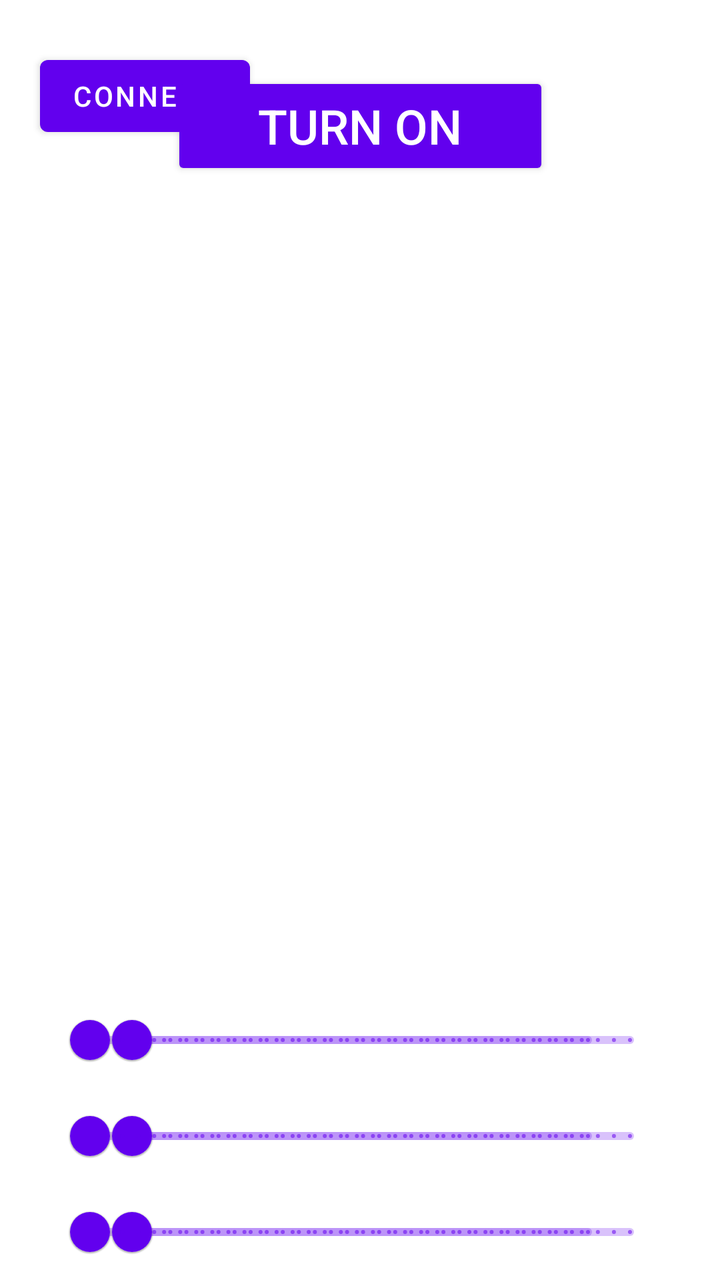
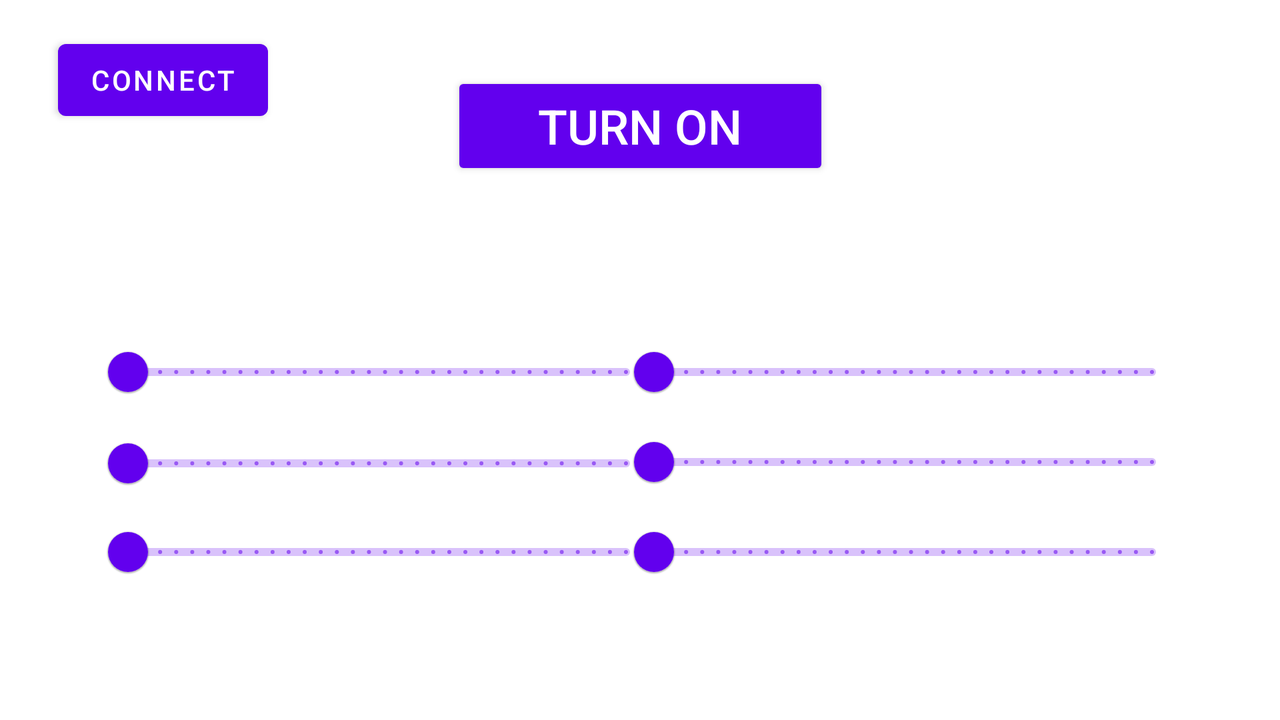

First picture: res/layout/ on a phone held upright. Second picture: the repository's own variant of that layout, on a device whose configuration matches the variant's folder. Source for both follows.
<!-- AndroidManifest.xml: application theme Theme.ArmController -->
<!-- res/layout/activity_main.xml -->
<?xml version="1.0" encoding="utf-8"?>
<androidx.constraintlayout.widget.ConstraintLayout xmlns:android="http://schemas.android.com/apk/res/android"
    xmlns:app="http://schemas.android.com/apk/res-auto"
    xmlns:tools="http://schemas.android.com/tools"
    android:layout_width="match_parent"
    android:layout_height="match_parent"
    tools:context=".MainActivity">

    

    <Button
        android:id="@+id/buttonConnect"
        android:layout_width="wrap_content"
        android:layout_height="wrap_content"
        android:layout_marginTop="24dp"
        android:text="Connect"
        android:textColor="@android:color/background_light"
        app:layout_constraintEnd_toEndOf="parent"
        app:layout_constraintHorizontal_bias="0.079"
        app:layout_constraintStart_toStartOf="parent"
        app:layout_constraintTop_toTopOf="parent" />

    <Button
        android:id="@+id/buttonToggle"
        style="@style/Widget.AppCompat.Button.Colored"
        android:layout_width="189dp"
        android:layout_height="54dp"
        android:layout_marginTop="36dp"
        android:text="@string/turn_on"
        android:textSize="24sp"
        app:layout_constraintEnd_toEndOf="parent"
        app:layout_constraintStart_toStartOf="parent"
        app:layout_constraintTop_toTopOf="parent" />

    

    <com.google.android.material.slider.Slider
        android:id="@+id/continuousSlider1"
        android:layout_width="281dp"
        android:layout_height="68dp"
        android:layout_marginStart="50dp"
        android:stepSize="@string/step_size"
        android:value="@string/initial_value"
        android:valueFrom="@string/from_value"
        android:valueTo="@string/to_value"
        app:layout_constraintBottom_toTopOf="@+id/continuousSlider2"
        app:layout_constraintStart_toStartOf="parent" />

    <com.google.android.material.slider.Slider
        android:id="@+id/continuousSlider2"
        android:layout_width="281dp"
        android:layout_height="68dp"
        android:layout_marginStart="50dp"
        android:stepSize="@string/step_size"
        android:value="@string/initial_value"
        android:valueFrom="@string/from_value"
        android:valueTo="@string/to_value"
        app:layout_constraintBottom_toTopOf="@+id/continuousSlider3"
        app:layout_constraintStart_toStartOf="parent" />

    <com.google.android.material.slider.Slider
        android:id="@+id/continuousSlider3"
        android:layout_width="281dp"
        android:layout_height="68dp"
        android:layout_marginStart="50dp"
        android:stepSize="@string/step_size"
        android:value="@string/initial_value"
        android:valueFrom="@string/from_value"
        android:valueTo="@string/to_value"
        app:layout_constraintBottom_toBottomOf="parent"
        app:layout_constraintStart_toStartOf="parent" />

    <com.google.android.material.slider.Slider
        android:id="@+id/continuousSlider4"
        android:layout_width="281dp"
        android:layout_height="68dp"
        android:layout_marginEnd="50dp"
        android:stepSize="@string/step_size"
        android:value="@string/initial_value"
        android:valueFrom="@string/from_value"
        android:valueTo="@string/to_value"
        app:layout_constraintBottom_toTopOf="@+id/continuousSlider5"
        app:layout_constraintEnd_toEndOf="parent" />

    <com.google.android.material.slider.Slider
        android:id="@+id/continuousSlider5"
        android:layout_width="281dp"
        android:layout_height="68dp"
        android:layout_marginEnd="50dp"
        android:stepSize="@string/step_size"
        android:value="@string/initial_value"
        android:valueFrom="@string/from_value"
        android:valueTo="@string/to_value"
        app:layout_constraintBottom_toTopOf="@+id/continuousSlider6"
        app:layout_constraintEnd_toEndOf="parent" />

    <com.google.android.material.slider.Slider
        android:id="@+id/continuousSlider6"
        android:layout_width="281dp"
        android:layout_height="68dp"
        android:layout_marginEnd="50dp"
        android:stepSize="@string/step_size"
        android:value="@string/initial_value"
        android:valueFrom="@string/from_value"
        android:valueTo="@string/to_value"
        app:layout_constraintBottom_toBottomOf="parent"
        app:layout_constraintEnd_toEndOf="parent" />

</androidx.constraintlayout.widget.ConstraintLayout>
<!-- resources referenced by this layout -->
<resources>
  <string name="from_value">0</string>
  <string name="initial_value">0</string>
  <string name="step_size">1</string>
  <string name="to_value">180</string>
  <string name="turn_on">Turn On</string>
  <style name="Theme.ArmController" parent="Theme.MaterialComponents.DayNight.DarkActionBar">
          
          <item name="colorPrimary">@color/purple_500</item>
          <item name="colorPrimaryVariant">@color/purple_700</item>
          <item name="colorOnPrimary">@color/white</item>
          
          <item name="colorSecondary">@color/teal_200</item>
          <item name="colorSecondaryVariant">@color/teal_700</item>
          <item name="colorOnSecondary">@color/black</item>
          
          <item name="android:statusBarColor" tools:targetApi="l">?attr/colorPrimaryVariant</item>
          
      </style>
</resources>
<!-- res/layout-land/activity_main.xml (the repository's variant of the layout above) -->
<!-- drawn on the phone turned sideways -->
<?xml version="1.0" encoding="utf-8"?>
<androidx.constraintlayout.widget.ConstraintLayout xmlns:android="http://schemas.android.com/apk/res/android"
    xmlns:app="http://schemas.android.com/apk/res-auto"
    xmlns:tools="http://schemas.android.com/tools"
    android:layout_width="match_parent"
    android:layout_height="match_parent"
    tools:context=".MainActivity">

    

    <Button
        android:id="@+id/buttonConnect"
        android:layout_width="wrap_content"
        android:layout_height="wrap_content"
        android:layout_marginStart="16dp"
        android:layout_marginTop="16dp"
        android:text="Connect"
        android:textColor="@android:color/background_light"
        app:layout_constraintEnd_toEndOf="parent"
        app:layout_constraintHorizontal_bias="0.025"
        app:layout_constraintStart_toStartOf="parent"
        app:layout_constraintTop_toTopOf="parent" />

    

    <Button
        android:id="@+id/buttonToggle"
        style="@style/Widget.AppCompat.Button.Colored"
        android:layout_width="189dp"
        android:layout_height="54dp"
        android:layout_marginTop="36dp"
        android:text="@string/turn_on"
        android:textSize="24sp"
        app:layout_constraintEnd_toEndOf="parent"
        app:layout_constraintStart_toStartOf="parent"
        app:layout_constraintTop_toTopOf="parent" />

    <com.google.android.material.slider.Slider
        android:id="@+id/continuousSlider1"
        android:layout_width="281dp"
        android:layout_height="68dp"
        android:layout_marginStart="48dp"
        android:layout_marginTop="72dp"
        android:stepSize="@string/step_size"
        android:value="@string/initial_value"
        android:valueFrom="@string/from_value"
        android:valueTo="@string/to_value"
        app:layout_constraintStart_toStartOf="parent"
        app:layout_constraintTop_toBottomOf="@+id/buttonToggle" />

    <com.google.android.material.slider.Slider
        android:id="@+id/continuousSlider2"
        android:layout_width="281dp"
        android:layout_height="68dp"
        android:layout_marginStart="48dp"
        android:stepSize="@string/step_size"
        android:value="@string/initial_value"
        android:valueFrom="@string/from_value"
        android:valueTo="@string/to_value"
        app:layout_constraintBottom_toTopOf="@+id/continuousSlider3"
        app:layout_constraintStart_toStartOf="parent"
        app:layout_constraintTop_toBottomOf="@+id/continuousSlider1"
        app:layout_constraintVertical_bias="0.43" />

    <com.google.android.material.slider.Slider
        android:id="@+id/continuousSlider3"
        android:layout_width="281dp"
        android:layout_height="68dp"
        android:layout_marginStart="48dp"
        android:layout_marginBottom="60dp"
        android:stepSize="@string/step_size"
        android:value="@string/initial_value"
        android:valueFrom="@string/from_value"
        android:valueTo="@string/to_value"
        app:layout_constraintBottom_toBottomOf="parent"
        app:layout_constraintStart_toStartOf="parent" />

    <com.google.android.material.slider.Slider
        android:id="@+id/continuousSlider4"
        android:layout_width="281dp"
        android:layout_height="68dp"
        android:layout_marginTop="72dp"
        android:layout_marginEnd="48dp"
        android:stepSize="@string/step_size"
        android:value="@string/initial_value"
        android:valueFrom="@string/from_value"
        android:valueTo="@string/to_value"
        app:layout_constraintEnd_toEndOf="parent"
        app:layout_constraintTop_toBottomOf="@+id/buttonToggle" />

    <com.google.android.material.slider.Slider
        android:id="@+id/continuousSlider5"
        android:layout_width="281dp"
        android:layout_height="68dp"
        android:layout_marginEnd="48dp"
        android:stepSize="@string/step_size"
        android:value="@string/initial_value"
        android:valueFrom="@string/from_value"
        android:valueTo="@string/to_value"
        app:layout_constraintBottom_toTopOf="@+id/continuousSlider6"
        app:layout_constraintEnd_toEndOf="parent"
        app:layout_constraintTop_toBottomOf="@+id/continuousSlider4" />

    <com.google.android.material.slider.Slider
        android:id="@+id/continuousSlider6"
        android:layout_width="281dp"
        android:layout_height="68dp"
        android:layout_marginEnd="48dp"
        android:layout_marginBottom="60dp"
        android:stepSize="@string/step_size"
        android:value="@string/initial_value"
        android:valueFrom="@string/from_value"
        android:valueTo="@string/to_value"
        app:layout_constraintBottom_toBottomOf="parent"
        app:layout_constraintEnd_toEndOf="parent" />

</androidx.constraintlayout.widget.ConstraintLayout>
